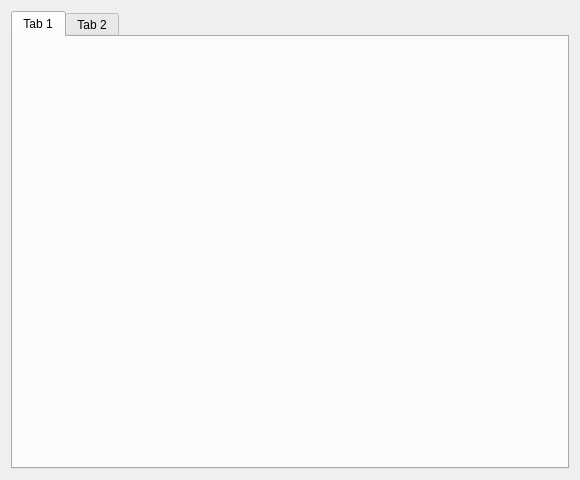
<?xml version="1.0" encoding="UTF-8"?>
<ui version="4.0">
 <class>MainWidget</class>
 <widget class="QWidget" name="MainWidget">
  <property name="geometry">
   <rect>
    <x>0</x>
    <y>0</y>
    <width>580</width>
    <height>480</height>
   </rect>
  </property>
  <property name="windowTitle">
   <string>MainWidget</string>
  </property>
  <layout class="QVBoxLayout" name="verticalLayout">
   <item>
    <widget class="QTabWidget" name="pTabWidget">
     <property name="currentIndex">
      <number>0</number>
     </property>
     <widget class="QWidget" name="pTab1">
      <attribute name="title">
       <string>Tab 1</string>
      </attribute>
     </widget>
     <widget class="QWidget" name="pTab2">
      <attribute name="title">
       <string>Tab 2</string>
      </attribute>
     </widget>
    </widget>
   </item>
  </layout>
 </widget>
 <resources/>
 <connections/>
</ui>
